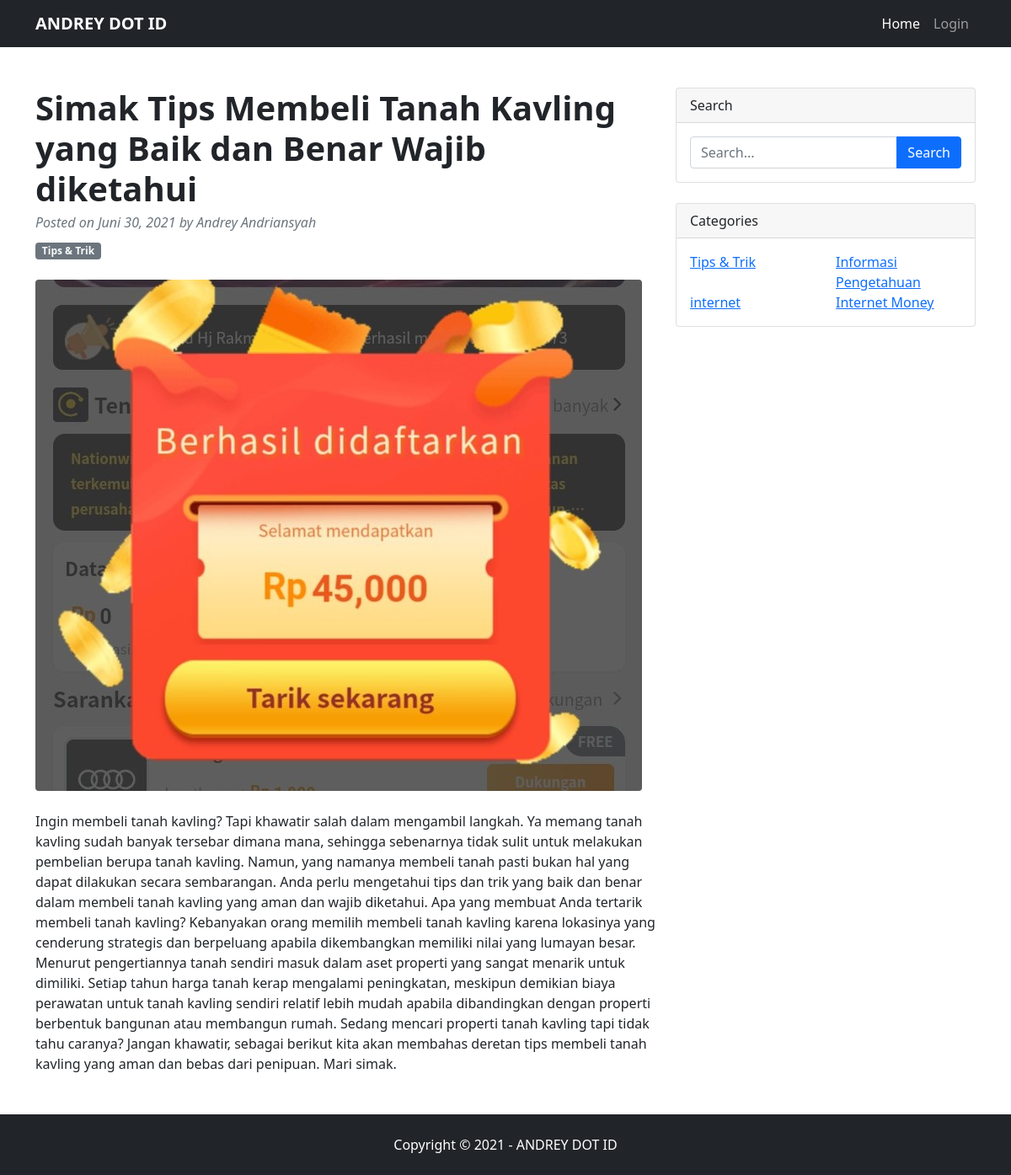
Page /index.php?page=post&&slug=simak-tips-membeli-tanah-kavling-yang-baik-dan-benar-wajib-diketahui on the committed database.
### tables this page shows
CREATE TABLE `postingan` (
  `id_postingan` int(11) NOT NULL,
  `judul` varchar(150) NOT NULL,
  `thumbnail` varchar(150) NOT NULL,
  `isi` text NOT NULL,
  `slug` varchar(100) NOT NULL,
  `date_post` datetime NOT NULL,
  `id_user` int(11) NOT NULL
);

CREATE TABLE `users` (
  `id_user` int(11) NOT NULL,
  `name` varchar(100) NOT NULL,
  `email` text NOT NULL,
  `password` varchar(120) NOT NULL
);

CREATE TABLE `kategori` (
  `id_kategori` int(11) NOT NULL,
  `kategori` varchar(30) NOT NULL
);

### database.php (called while the page is built, shortened)
<?php
    $host = "localhost";
    $user = "root";
    $pass = "";
    $db = "db_blog";
    $koneksi = mysqli_connect($host,$user,$pass,$db);
    function keys($data = []){
        $key = "";
        for ($i=0; $i<count($data); $i++){
            $key .= "`" . array_keys($data)[$i] . "`,";
        }
        return rtrim($key, ",");
    }
    function values($data = []){
        $val = "";
        foreach ($data as $key){
            $val .= "'".$key."',";
        }
        return rtrim($val, ",");
    }
    function select($table, $id = []){
        global $koneksi;
        if ($id == []){
            $sql = "SELECT * FROM " . $table;
        } else {
            $sql = "SELECT * FROM " . $table . " WHERE " . str_replace('`', '',keys($id) . "=" .values($id));
        }
        $data = mysqli_query($koneksi, $sql );
		while($x = mysqli_fetch_array($data)){
			$hasil[] = $x;
		}
		$hasil = json_encode($hasil);
        return json_decode($hasil);
    }

### function.php (called while the page is built, shortened)
<?php
include 'database.php';
function base_url($tujuan = ''){
    if ($tujuan != ''){
        return url . $tujuan;
    } else {
        return url;
    }
}
function convertTanggal($date){
    $exp = explode('-', $date);
    $tahun = $exp[0];
    $bulan = bulan($exp[1]);
    $tanggal = explode(' ', $exp[2]);
    return $bulan . " " . $tanggal[0] . ", " . $tahun;
}
function bulan($bulan){
    switch ($bulan){
        case '06':
            return "Juni";
            break;
    }
}

### page/kategori.php (the view)
<div class="card mb-4">
    <div class="card-header">Categories</div>
    <div class="card-body">
        <div class="row">
            <?php $i = 1; foreach (select('kategori') as $key) : ?>
            <?php if ($i%2 == 0) { ?>
            <div class="col-sm-6">
                <ul class="list-unstyled mb-0">
                    <li><a href="<?= base_url('index.php?label=') . $key->id_kategori ?>"><?= $key->kategori ?></a></li>
                </ul>
            </div>
            <?php } else { ?>
            <div class="col-sm-6">
                <ul class="list-unstyled mb-0">
                    <li><a href="<?= base_url('index.php?label=') . $key->id_kategori ?>"><?= $key->kategori ?></a></li>
                </ul>
            </div>
            <?php } ?>
            <?php endforeach; ?>
        </div>
    </div>
</div>

### page/post.php
<?php @$post = select('postingan', ['slug' => $_GET['slug']])[0]; ?>
<div class="container mt-5">
    <div class="row">
        <div class="col-lg-8">
            <article>
                <header class="mb-4">
                    <h1 class="fw-bolder mb-1"><?= $post->judul ?></h1>
                    <div class="text-muted fst-italic mb-2">Posted on <?= convertTanggal($post->date_post); ?> by <?= select('users', ['id_user' =>$post->id_user])[0]->name ?></div>
                    <?php $kategori = select('post_kat_detail', ['id_postingan' => $post->id_postingan]); ?>
                    <?php foreach($kategori as $k) :?>
                        <a class="badge bg-secondary text-decoration-none link-light" href="#!"><?= select('kategori', ['id_kategori' => $k->id_kategori])[0]->kategori ?></a>
                    <?php endforeach; ?>
                </header>
                <figure class="mb-4">
                        <?php if (file_exists('assets/images/' . $post->thumbnail)) { ?>
                            <img src="<?= base_url('assets/images/') . $post->thumbnail ?>" class="img-fluid rounded" >
                        <?php } else { ?>
                            <img class="img-fluid rounded" src="https://dummyimage.com/700x350/dee2e6/6c757d.jpg" alt="..." />
                        <?php } ?>
                </figure>
                <section class="mb-5">
                    <?= $post->isi ?>
                </section>
            </article>
        </div>
        <div class="col-lg-4">
            <?php include 'search.php'; ?>
            <?php include 'kategori.php'; ?>
        </div>
    </div>
</div>

### rows in the picture
postingan: judul "Simak Tips Membeli Tanah Kavling yang Baik dan Benar Wajib diketahui", date_post "Juni 30, 2021", id_user.name "Andrey Andriansyah", thumbnail (placeholder picture), isi "Ingin membeli tanah kavling? Tapi khawatir salah dalam mengambil langkah. Ya memang tanah kavling sudah banyak tersebar dimana mana, sehingga sebenarnya tidak sulit untuk melakukan pembelian berupa tanah kavling. Namun, yang namanya membeli tanah pasti bukan hal yang dapat dilakukan secara sembarangan. Anda perlu mengetahui tips dan trik yang baik dan benar dalam membeli tanah kavling yang aman dan wajib diketahui. Apa yang membuat Anda tertarik membeli tanah kavling? Kebanyakan orang memilih membeli tanah kavling karena lokasinya yang cenderung strategis dan berpeluang apabila dikembangkan memiliki nilai yang lumayan besar. Menurut pengertiannya tanah sendiri masuk dalam aset properti yang…"
kategori: kategori "Tips & Trik"
kategori: kategori "Informasi Pengetahuan"
kategori: kategori "internet"
kategori: kategori "Internet Money"
